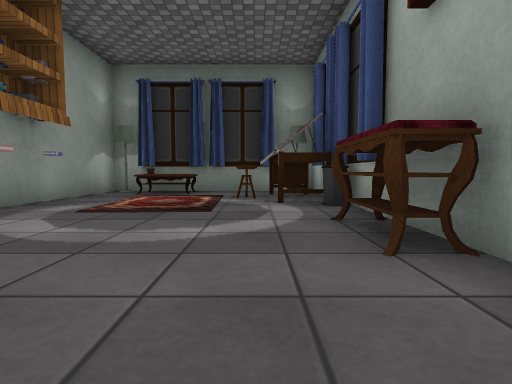
View 1 (above)

18 first-person views from a walk through a 3-D level made in the Unity game engine. The camera is 0.55 m above the floor, tilts 4° down and sees 80° across. The floor is counted in squares, 1 m on a side. Each view is taken from the middle of a square. On the plan, view 1 faces up. The plan holds only what a view shows up to about 9 squares ahead; the rest is blank. The player character is not drawn. Some surface patterns are stand-ins.

View 2
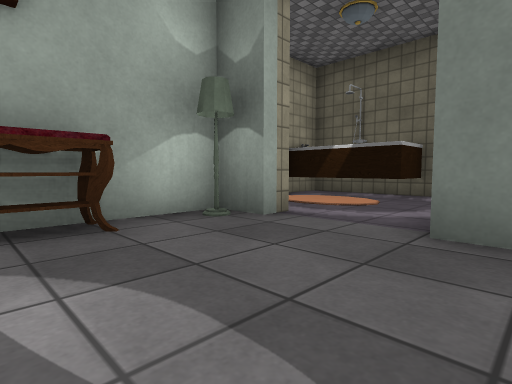

View 3
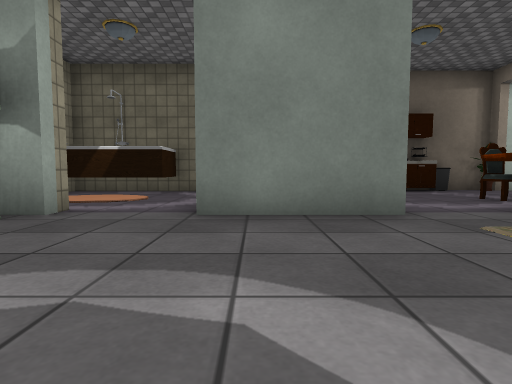

View 4
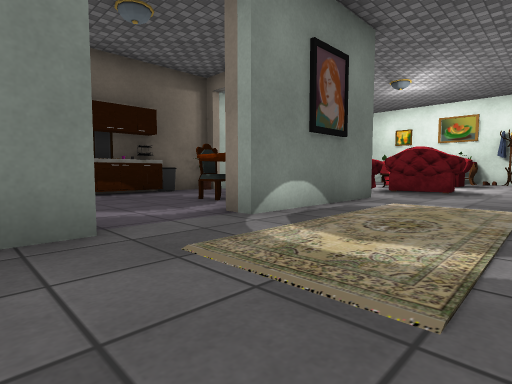

View 5
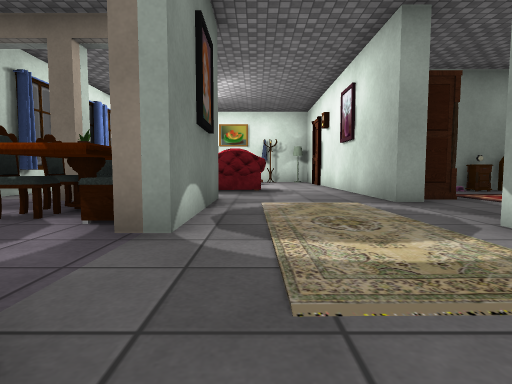

View 6
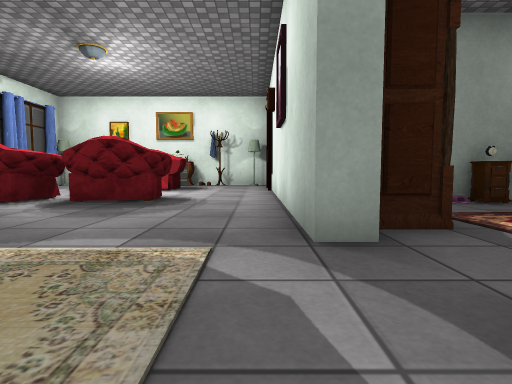

View 7
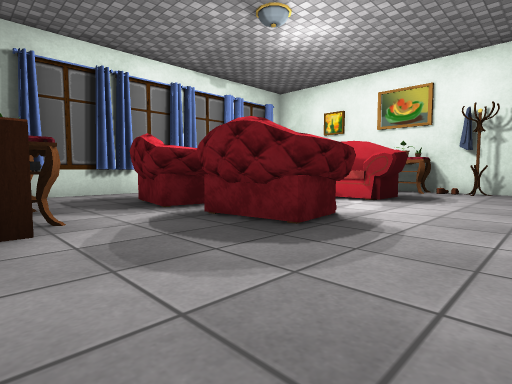

View 8
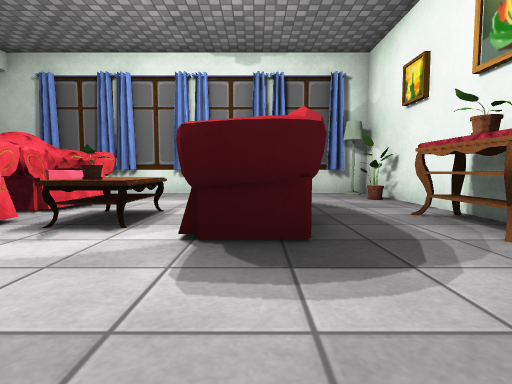

View 9
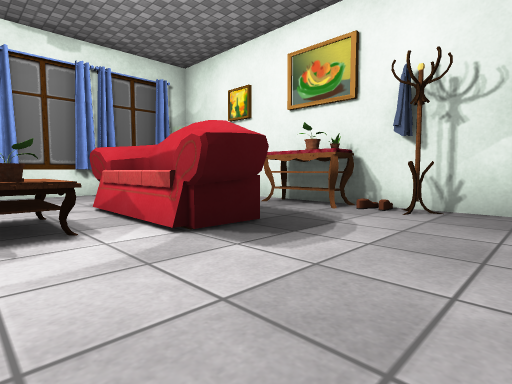

View 10
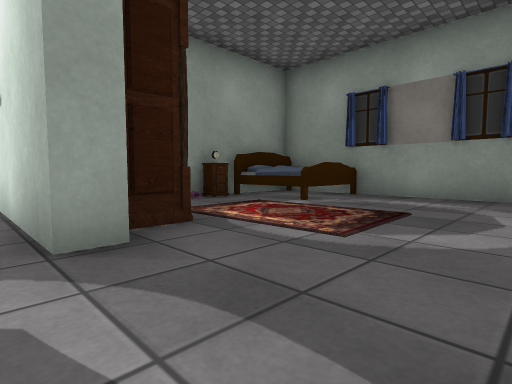

View 11
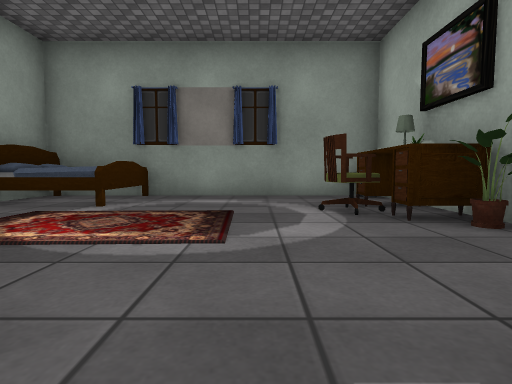

View 12
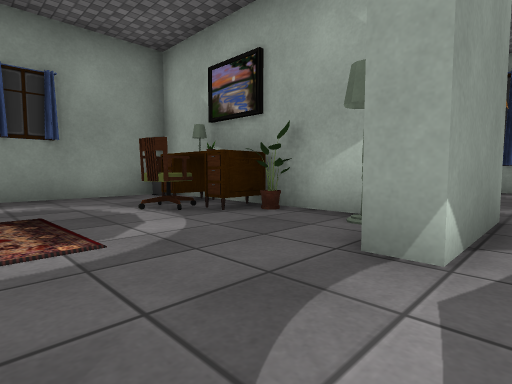

View 13
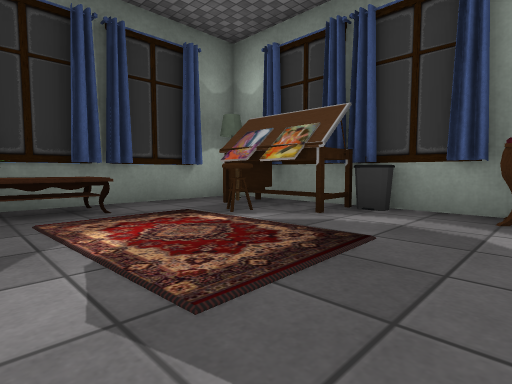

View 14
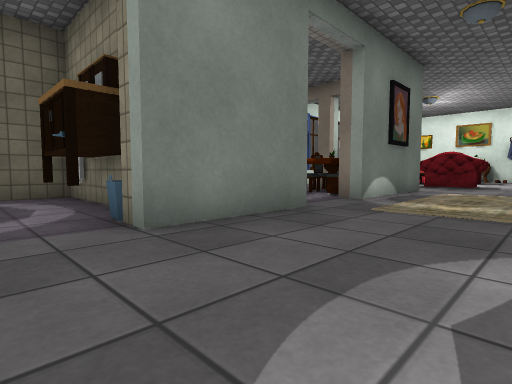

View 15
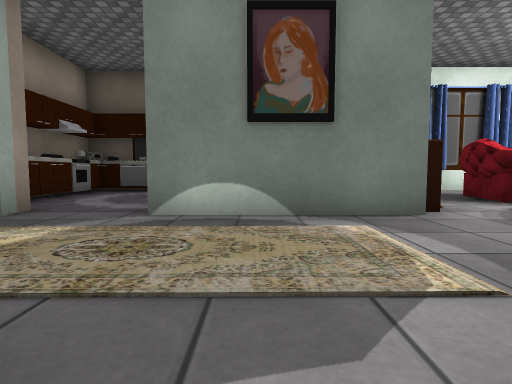

View 16
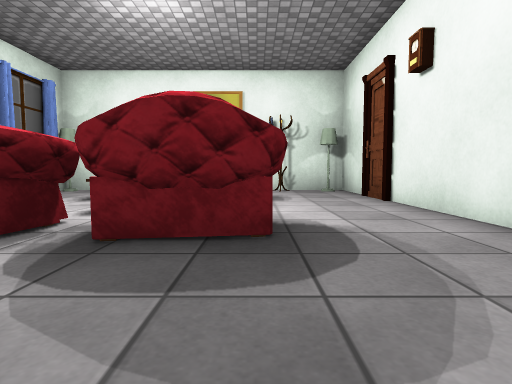

View 17
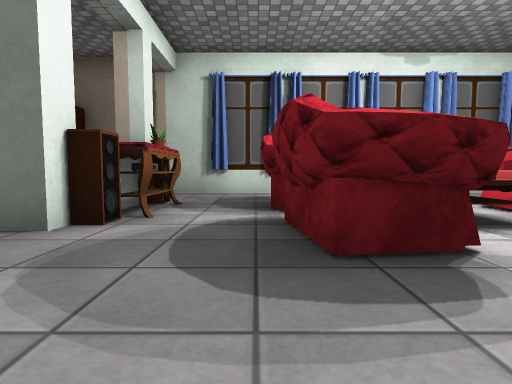

View 18
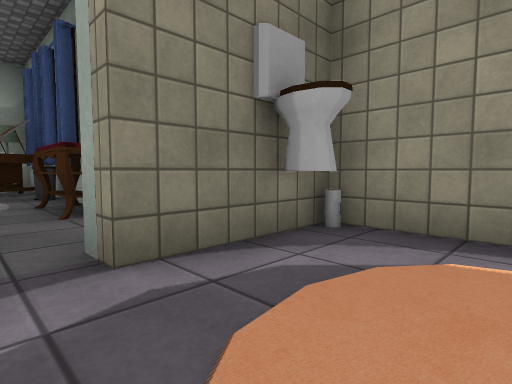

### Floor plan
Points are (right, up) in squares from view 1. A wall is a line through its corners. A room is listed if a view was taken in it or the views show most of it. See-through windows are left out.
Room 1 (views 1, 18)
walls: (-1.8, -1.4) (-1.8, -2.5); (-1.8, -1.3) (-1, -1.3) (-1, -2.8); (2.9, -4.2) (2.9, -0.3) (0.6, -0.3) (0.6, 0.3); (-1.3, 0.3) (-1.3, -0.2); (-1.8, -4.2) (0.5, -4.2)
ways out: opening at (-0.5, 0) to room 2
objects: other object (-1, -1); bathtub (0, -4) to (2, -3); other object (2, -1)
Room 2 (views 2, 3, 4, 5, 6, 7, 8, 9, 10, 11, 12, 13, 14, 15, 16, 17)
walls: (-8.5, 0.3) (-5.7, 0.3) (-5.7, -0.2); (-8.3, 4) (-8.3, 3.5) (-17.7, 3.5) (-17.7, -4.4) (-8.6, -4.4); (-3.8, 3.5) (-6, 3.5) (-6, 4); (-4.3, 4.8) (-4.3, 8.8); (-3.9, -0.2) (-3.9, 0.3) (-1.3, 0.3); (-8.5, -4.7) (-6.4, -4.7); (-3.8, 8.2) (-3.8, 4.5); (-4.6, 9.8) (-11.6, 9.8) (-11.6, 6.5); (0.6, 0.3) (1.5, 0.3) (1.5, 8.2) (-1.6, 8.2)
ways out: opening at (-0.5, 0) to room 1
objects: lamp (-17, -4); curtain (-17, -3); plant (-17, -2); other object (-17, -1) to (-17, 1); other object (-17, 2); lamp (-17, 3); sofa (-15, -2) to (-15, 1); curtain (-14, -4); table (-14, -1) to (-13, 0); curtain (-13, -4); armchair (-12, -2) to (-11, -1); armchair (-12, 0) to (-11, 1); wardrobe (-11, 5) to (-9, 5); other object (-11, 6); other object (-11, 7); bed (-11, 8) to (-10, 9); curtain (-10, -4); other object (-10, -2) to (-9, -1); other object (-9, -2); other object (-9, 0); other object (-8, -4); other object (-8, -2); sofa (-8, -1) to (-6, -1); bin (-7, -4); other object (-7, -2); other object (-6, -4); other object (-6, 7); other object (-5, -4) to (-4, -4); lamp (-5, 4); plant (-5, 6); desk (-5, 7); lamp (-5, 8); other object (-5, 9); other object (-3, -4); other object (-3, -3); other object (-3, -2); bookshelf (-3, 5); table (-3, 7) to (-2, 8); curtain (-3, 8); other object (-2, -3); table (0, 6); other object (0, 7); lamp (1, 1); other object (1, 2) to (1, 3); bin (1, 4); curtain (1, 5); curtain (1, 6) to (1, 7); lamp (1, 8)

Positions as (right, up) in squares from view 1, and headings:
1: (0, 0), facing up
2: (-2, 3), facing down-right
3: (-2, 4), facing down
4: (-3, 3), facing down-left
5: (-3, 1), facing left
6: (-6, 3), facing left
7: (-9, 3), facing down-left
8: (-15, 3), facing down
9: (-13, 3), facing down-left
10: (-6, 3), facing up-left
11: (-7, 3), facing up
12: (-8, 3), facing up-right
13: (-3, 3), facing up-right
14: (0, 3), facing down-left
15: (-7, 4), facing down
16: (-9, 1), facing left
17: (-11, 3), facing down
18: (0, -2), facing up-right
